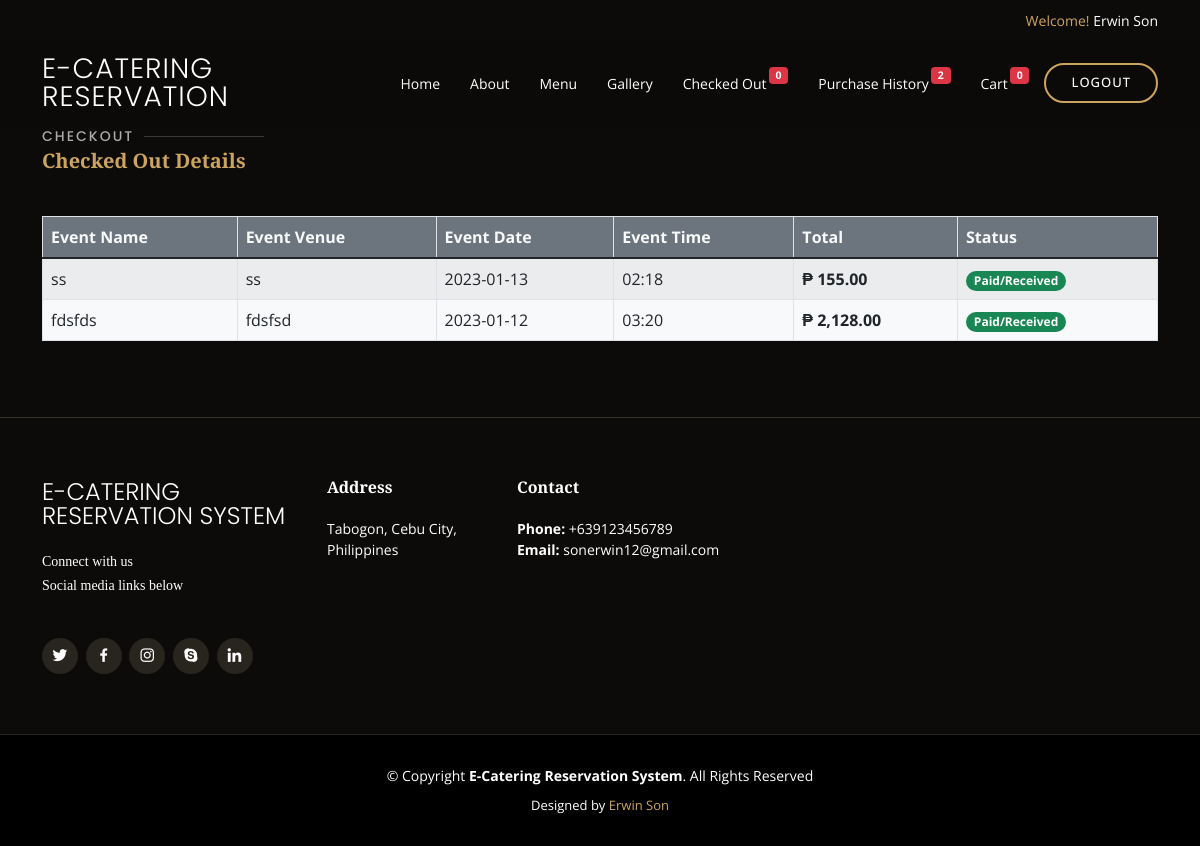
The app's page /Users2/purchaseHistory.php (signed in) with its own data.
### tables this page shows
CREATE TABLE IF NOT EXISTS `users` (
`user_Id` int(11) NOT NULL,
  `user_firstname` varchar(255) NOT NULL,
  `user_middlename` varchar(255) NOT NULL,
  `user_lastname` varchar(255) NOT NULL,
  `user_suffix` varchar(255) NOT NULL,
  `gender` varchar(255) NOT NULL,
  `address` varchar(255) NOT NULL,
  `email` varchar(255) NOT NULL,
  `contact` varchar(255) NOT NULL,
  `password` varchar(255) NOT NULL,
  `image` varchar(255) NOT NULL,
  `date_registered` date NOT NULL
);

CREATE TABLE IF NOT EXISTS `checkout` (
`checkout_Id` int(11) NOT NULL,
  `checkout_user_Id` int(11) NOT NULL,
  `event_name` varchar(255) NOT NULL,
  `event_venue` varchar(255) NOT NULL,
  `event_date` varchar(255) NOT NULL,
  `event_time` varchar(255) NOT NULL,
  `status` varchar(255) NOT NULL DEFAULT 'Pending',
  `Paid` int(11) NOT NULL DEFAULT '0' COMMENT '0=Unpaid, 1=Paid',
  `totalAmount` varchar(50) NOT NULL
);

### Users2/purchaseHistory.php (the view, shortened to what this page needs)
<?php
  include 'header.php';
?>
    <section id="why-us" class="why-us mt-5">
      <div class="container mt-3" data-aos="fade-up">
        <div class="section-title mt-4">
            <h2>CHECKOUT</h2>
            <p style="font-size: 20px;">Checked Out Details</p>
        </div>
        <div class="row">
          <div class="table-resposive">
            <table class="table table-bordered table-striped table-hover bg-light">
              <thead class="bg-secondary text-light">
                <tr>
                  <th>Event Name</th>
                  <th>Event Venue</th>
                  <th>Event Date</th>
                  <th>Event Time</th>
                  <th>Total</th>
                  <th>Status</th>
                </tr>
              </thead>
              <tbody>
                <tr>
                  <?php
                      $fetch = mysqli_query($conn, "SELECT * FROM checkout JOIN users ON checkout.checkout_user_Id=users.user_Id WHERE checkout_user_Id='$id'");
                      while ($row = mysqli_fetch_array($fetch)) {
                  ?>
                  <td><?php echo $row['event_name'] ?></td>
                  <td><?php echo $row['event_venue'] ?></td>
                  <td><?php echo $row['event_date'] ?></td>
                  <td><?php echo $row['event_time'] ?></td>
                  <td><b>₱ <?php echo $row['totalAmount'] ?>.00</b></td>
                  <td>
                        <?php if($row['Paid'] == 1): ?>
                           <span class="badge bg-success rounded-pill">Paid/Received</span>
                        <?php else: ?>
                           <span class="badge bg-secondary rounded-pill">Unpaid/On process</span>
                        <?php endif; ?>
                  </td>
                </tr>
              <?php ; } ?>
              </tbody>
            </table>
          </div>
        </div>
      </div>
    </section>
  <?php include 'footer.php'; ?>

### Users2/header.php (shortened to what this page needs)
<?php
    include '../config.php';
    if(isset($_SESSION['user_Id'])) {
    $id = $_SESSION['user_Id'];
    $fetch = mysqli_query($conn, "SELECT * FROM users WHERE user_Id='$id'");
    $row = mysqli_fetch_array($fetch);
?>
<!DOCTYPE html>
<html lang="en">
<head>
  <link href="../assets-homepage/vendor/animate.css/animate.min.css" rel="stylesheet">
  <link href="../assets-homepage/vendor/aos/aos.css" rel="stylesheet">
  <link href="../assets-homepage/vendor/bootstrap/css/bootstrap.min.css" rel="stylesheet">
  <link href="../assets-homepage/vendor/bootstrap-icons/bootstrap-icons.css" rel="stylesheet">
  <link href="../assets-homepage/vendor/boxicons/css/boxicons.min.css" rel="stylesheet">
  <link href="../assets-homepage/vendor/glightbox/css/glightbox.min.css" rel="stylesheet">
  <link href="../assets-homepage/vendor/swiper/swiper-bundle.min.css" rel="stylesheet">
  <link href="../assets-homepage/css/style.css" rel="stylesheet">
</head>
<body>
  <div id="topbar" class="d-flex align-items-center fixed-top">
    <div class="container d-flex justify-content-center justify-content-md-between">
      <div class="languages d-none d-md-flex align-items-center">
        <ul>
          <li>Welcome! <a href="#" type="button"><?php echo $row['user_firstname']; echo " "; echo $row['user_lastname']; ?></a></li>
        </ul>
      </div>
    </div>
  </div>
  <header id="header" class="fixed-top d-flex align-items-cente">
    <div class="container-fluid container-xl d-flex align-items-center justify-content-lg-between">
      <h1 class="logo me-auto me-lg-0"><a href="index.html">E-Catering Reservation</a></h1>
      <nav id="navbar" class="navbar order-last order-lg-0">
        <ul>
          <li><a class="nav-link scrollto " href="index.php?#hero">Home</a></li>
          <li><a class="nav-link scrollto" href="index.php?#about">About</a></li>
          <li><a class="nav-link scrollto" href="index.php?#menu">Menu</a></li>
          <li><a class="nav-link scrollto" href="index.php?#gallery">Gallery</a></li>
          <?php
            $check = mysqli_query($conn, "SELECT checkout_Id FROM checkout WHERE checkout_user_Id ='$id' AND Paid=0");
            $row_check = mysqli_num_rows($check);
          ?>
          <li><a class="nav-link scrollto" href="checked_out.php">Checked Out <span class="badge bg-danger" style="margin-top: -15px;margin-left: 2px;"><?php echo $row_check; ?></span></a></a></li>
          <?php
            $cartReceived = mysqli_query($conn, "SELECT checkout_Id FROM checkout WHERE checkout_user_Id ='$id' AND Paid=1");
            if(mysqli_num_rows($cartReceived) > 0) {
            $aaa = mysqli_num_rows($cartReceived);
          ?>
          <li><a href="purchaseHistory.php">Purchase History <span class="badge bg-danger" style="margin-top: -15px;margin-left: 2px;"><?php echo $aaa; ?></span></a>
          <?php } ?>
          <?php
            $fetch = mysqli_query($conn, "SELECT cart_Id FROM cart WHERE cart_user_Id='$id' AND cart_status='Pending'");
            $row_cart = mysqli_num_rows($fetch);
          ?>
          <li><a class="nav-link scrollto" href="cart.php">Cart <span class="badge bg-danger" style="margin-top: -15px;margin-left: 2px;"><?php echo $row_cart; ?></span></a></li>
        </ul>
      </nav>
      <a href="../logout.php" class="book-a-table-btn scrollto d-none d-lg-flex">Logout</a>
    </div>
  </header>
<?php
    } else {
     header('Location: ../index.php');
    }
?>

### Users2/footer.php (shortened to what this page needs)
  <footer id="footer">
    <div class="footer-top">
      <div class="container">
        <div class="row">
          <div class="col-lg-3 col-md-6">
            <div class="footer-info">
              <h3>E-Catering Reservation System</h3>
              <p>
                Connect with us <br>
                Social media links below<br><br>
              </p>
              <div class="social-links mt-3">
                <a href="#" class="twitter"><i class="bx bxl-twitter"></i></a>
                <a href="#" class="facebook"><i class="bx bxl-facebook"></i></a>
                <a href="#" class="instagram"><i class="bx bxl-instagram"></i></a>
                <a href="#" class="google-plus"><i class="bx bxl-skype"></i></a>
                <a href="#" class="linkedin"><i class="bx bxl-linkedin"></i></a>
              </div>
            </div>
          </div>
          <div class="col-lg-2 col-md-6 footer-links">
            <h4>Address</h4>
            <p>
              Tabogon, Cebu City, <br>
              Philippines<br><br>
            </p>
          </div>
          <div class="col-lg-3 col-md-6 footer-links">
            <h4>Contact</h4>
            <strong>Phone:</strong> +639123456789<br>
            <strong>Email:</strong> sonerwin12@gmail.com<br>
          </div>
        </div>
      </div>
    </div>
    <div class="container">
      <div class="copyright">
        &copy; Copyright <strong><span>E-Catering Reservation System</span></strong>. All Rights Reserved
      </div>
      <div class="credits">
        Designed by <a href="https://bootstrapmade.com/">Erwin Son</a>
      </div>
    </div>
  </footer>
</body>
</html>

### assets-homepage/css/style.css (style rules this page uses)
body { font-family: "Open Sans", sans-serif; background: #0c0b09; color: #fff; }
a { color: #cda45e; text-decoration: none; }
h1, h2, h3, h4, h5, h6 { font-family: "Playfair Display", serif; }
#topbar { height: 40px; font-size: 14px; transition: all 0.5s; z-index: 996; }
#topbar .languages ul { display: flex; flex-wrap: wrap; list-style: none; padding: 0; margin: 0; color: #cda45e; }
#topbar .languages ul a { color: white; }
#header { background: rgba(12, 11, 9, 0.6); border-bottom: 1px solid rgba(12, 11, 9, 0.6); transition: all 0.5s; z-index: 997; padding: 15px 0; top: 40px; }
#header .logo { font-size: 28px; margin: 0; padding: 0; line-height: 1; font-weight: 300; letter-spacing: 1px; text-transform: uppercase; font-family: "Poppins", sans-serif; }
#header .logo a { color: #fff; }
.book-a-table-btn { margin: 0 0 0 15px; border: 2px solid #cda45e; color: #fff; border-radius: 50px; padding: 8px 25px; text-transform: uppercase; font-size: 13px; font-weight: 500; letter-spacing: 1px; transition: 0.3s; }
.navbar { padding: 0; }
.navbar ul { margin: 0; padding: 0; display: flex; list-style: none; align-items: center; }
.navbar li { position: relative; }
.navbar a, .navbar a:focus { display: flex; align-items: center; justify-content: space-between; padding: 10px 0 10px 30px; color: #fff; white-space: nowrap; transition: 0.3s; font-size: 14px; }
section { padding: 60px 0; overflow: hidden; }
.section-title { padding-bottom: 40px; }
.section-title h2 { font-size: 14px; font-weight: 500; padding: 0; line-height: 1px; margin: 0 0 5px 0; letter-spacing: 2px; text-transform: uppercase; color: #aaaaaa; font-family: "Poppins", sans-serif; }
.section-title h2::after { content: ""; width: 120px; height: 1px; display: inline-block; background: rgba(255, 255, 255, 0.2); margin: 4px 10px; }
.section-title p { margin: 0; margin: 0; font-size: 36px; font-weight: 700; font-family: "Playfair Display", serif; color: #cda45e; }
#footer { background: black; padding: 0 0 30px 0; color: #fff; font-size: 14px; }
#footer .footer-top { background: #0c0b09; border-top: 1px solid #37332a; border-bottom: 1px solid #28251f; padding: 60px 0 30px 0; }
#footer .footer-top .footer-info { margin-bottom: 30px; }
#footer .footer-top .footer-info h3 { font-size: 24px; margin: 0 0 20px 0; padding: 2px 0 2px 0; line-height: 1; font-weight: 300; text-transform: uppercase; font-family: "Poppins", sans-serif; }
#footer .footer-top .footer-info p { font-size: 14px; line-height: 24px; margin-bottom: 0; font-family: "Playfair Display", serif; color: #fff; }
#footer .footer-top .social-links a { font-size: 18px; display: inline-block; background: #28251f; color: #fff; line-height: 1; padding: 8px 0; margin-right: 4px; border-radius: 50%; text-align: center; width: 36px; height: 36px; transition: 0.3s; }
#footer .footer-top h4 { font-size: 16px; font-weight: 600; color: #fff; position: relative; padding-bottom: 12px; }
#footer .footer-top .footer-links { margin-bottom: 30px; }
#footer .copyright { text-align: center; padding-top: 30px; }
#footer .credits { padding-top: 10px; text-align: center; font-size: 13px; color: #fff; }

### records on screen
users: user_firstname "Erwin", user_lastname "Son"
checkout: event_name "ss", event_venue "ss", event_date "2023-01-13", event_time "02:18", totalAmount "155", Paid "Paid/Received"
checkout: event_name "fdsfds", event_venue "fdsfsd", event_date "2023-01-12", event_time "03:20", totalAmount "2,128", Paid "Paid/Received"

### other values on screen
$row_check "0"
$aaa "2"
$row_cart "0"
